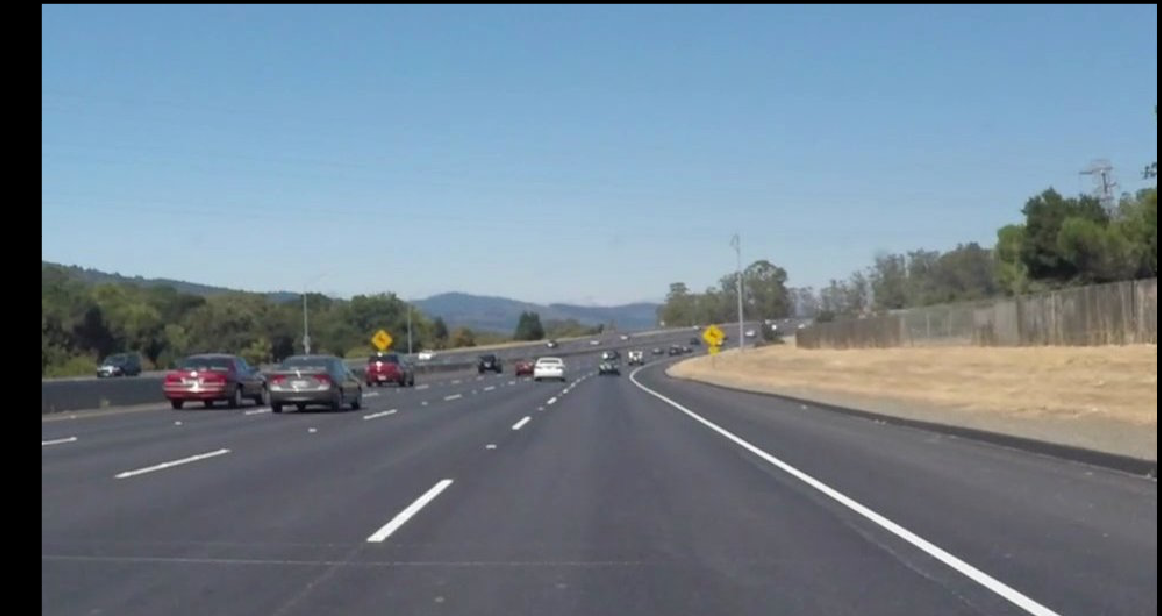
#> input picture laneboth.png, 1162 x 616 px
$ python LaneDetectionOn_Image.py
#> lines starting #> are read from the running program, lines starting #| are printed output that depends on the picture
import cv2
import numpy as np
from matplotlib import pylab as plt
img=cv2.imread("laneboth.png")
#> img is the input picture: shape (616, 1162, 3); mean B, G, R 142.3, 129.3, 113.8
img=cv2.cvtColor(img,cv2.COLOR_BGR2RGB)
print(img.shape)
#| (616, 1162, 3)
height= img.shape[0]
#> height = 616
width= img.shape[1]
#> width = 1162
region_of_intrest_vertices= [
    (0,height),
    (width/2,height/2),
    (width,height)
    ]
#> region_of_intrest_vertices = [(0, 616), (581, 308), (1162, 616)]

def region_of_intrest(img,vertices):
    mask= np.zeros_like(img)
    match_mask_color=255
    cv2.fillPoly(mask, vertices, match_mask_color)
    masked_image=cv2.bitwise_and(img,mask)
    return masked_image

def draw_lines(img,lines):
    img=np.copy(img)
    blank_image= np.zeros((img.shape[0],img.shape[1],3),dtype=np.uint32)

    for line in lines:
            for x1,y1,x2,y2 in line:
                cv2.line(blank_image,(x1,y1),(x2,y2),(0,255,0),thickness=5)

    img=cv2.addWeighted(img,0.8,blank_image,1,0.0)
    return img

gray=cv2.cvtColor(img,cv2.COLOR_RGB2GRAY)
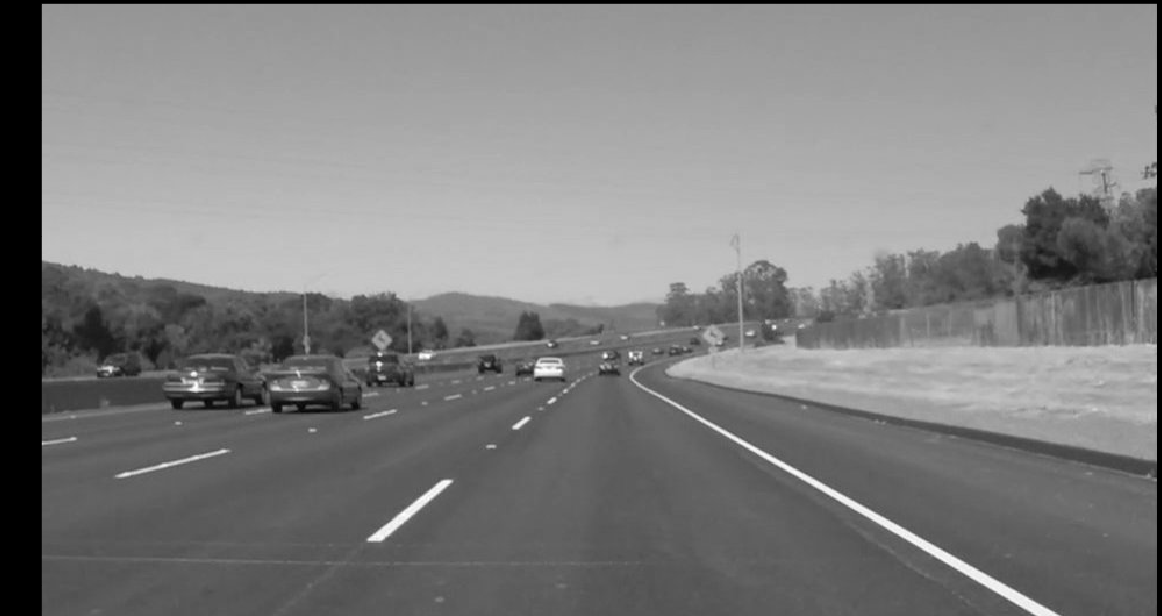
#> gray: shape (616, 1162); min 0, max 255, mean 126.1
canny=cv2.Canny(gray,100,200)
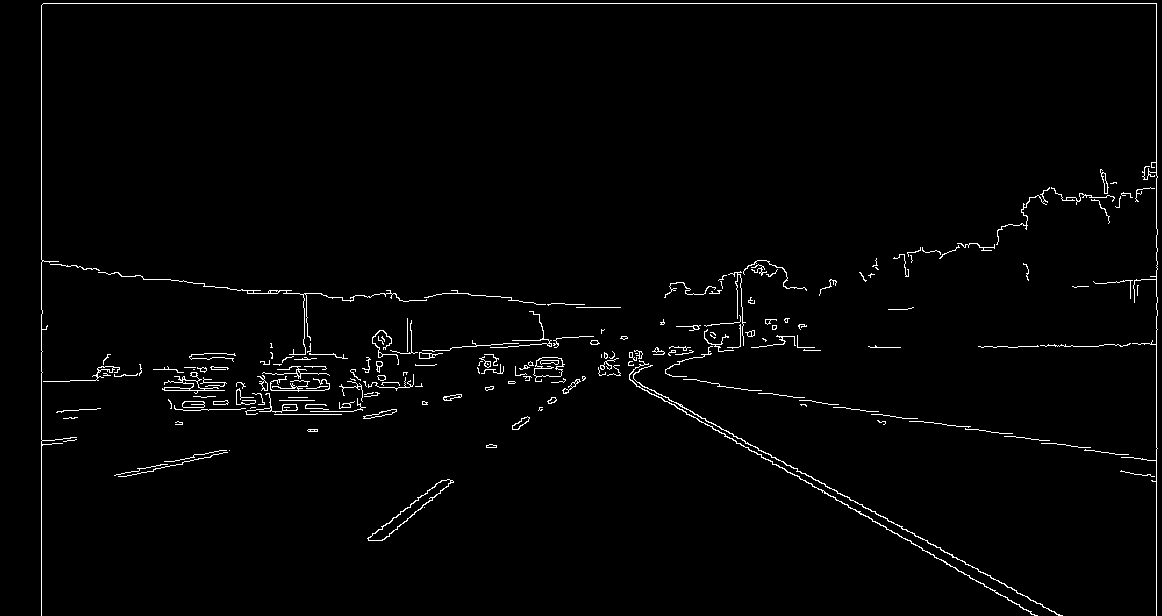
#> canny: shape (616, 1162); 1.7% white in thin lines or dots
#> (the run stopped early here; a loop or call above may not have finished)
